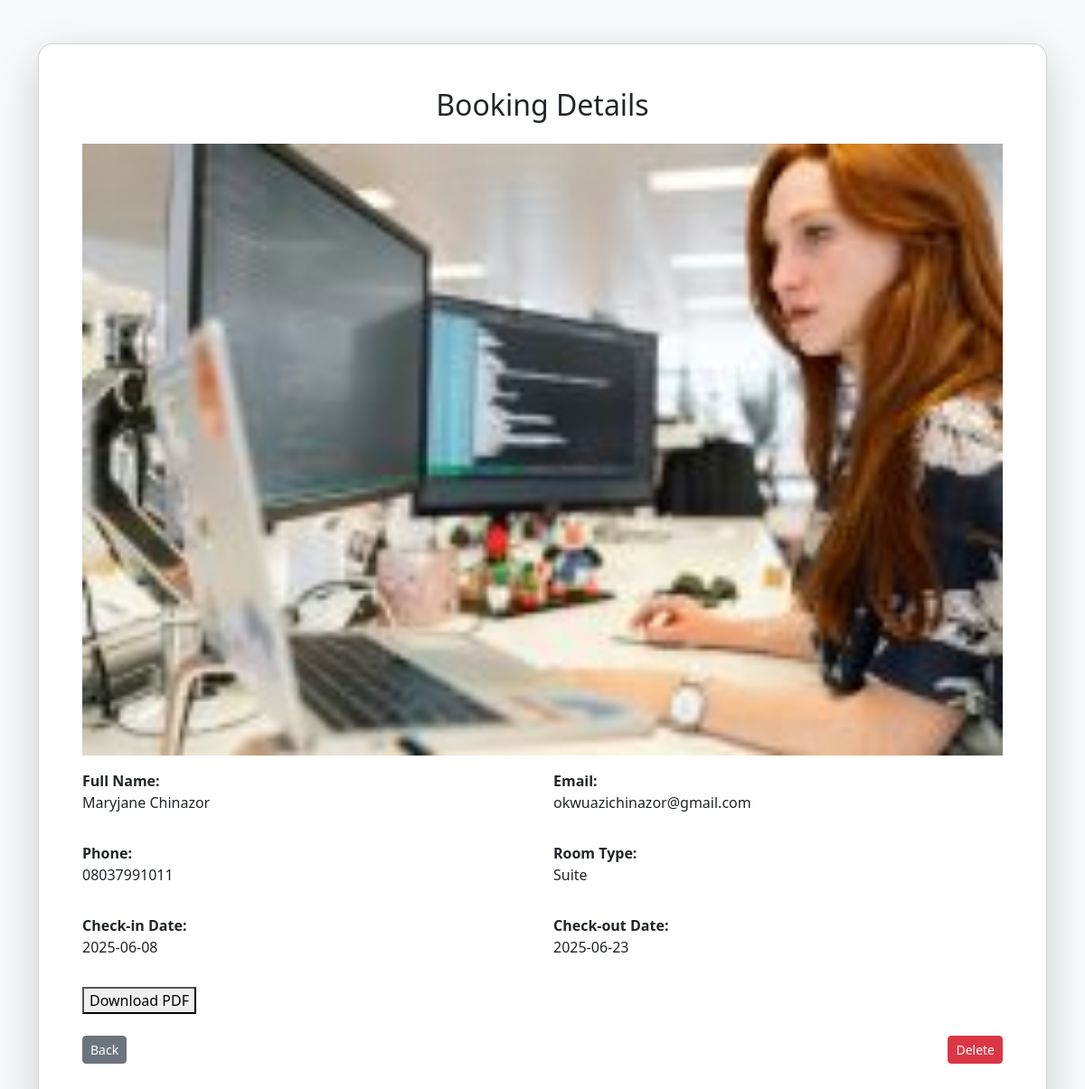
/show.php?id=14 (signed in), run on the app's committed database.
### tables this page shows
CREATE TABLE `booking_records` (
  `id` int(11) NOT NULL,
  `full_name` varchar(255) NOT NULL,
  `email` varchar(255) NOT NULL,
  `phone_number` varchar(11) NOT NULL,
  `room_type` varchar(255) NOT NULL,
  `check_in_date` date NOT NULL,
  `check_out_date` date NOT NULL,
  `image_file` varchar(255) NOT NULL
);

### includes/get_booking_record_id.php (called while the page is built)
<?php
function getBookingRecordById($conn, $id)
{
    $sql = "SELECT * FROM booking_records WHERE id = ?";
    $stmt = mysqli_prepare($conn, $sql);
    mysqli_stmt_bind_param($stmt, 'i', $id);
    mysqli_stmt_execute($stmt);
    $get_result = mysqli_stmt_get_result($stmt);
    $data = mysqli_fetch_assoc($get_result);
    return $data;
}

### show.php (the view, shortened to what this page needs)
<?php
require_once "includes/db_connect.php";
require_once "includes/get_booking_record_id.php";
$id = $_GET['id'];
$conn = connectDB();
$data = getBookingRecordById($conn, $id);
?>
<!DOCTYPE html>
<html lang="en">
<head>
  <link href="https://cdn.jsdelivr.net/npm/bootstrap@5.3.6/dist/css/bootstrap.min.css" rel="stylesheet" />
</head>
<body class="bg-light">
  <div class="container py-5">
    <div class="card shadow-lg rounded-4">
      <div class="card-body p-5">
        <h2 class="text-center mb-4">Booking Details</h2>
        <div class="row mb-3">
          <img src="http://localhost/Hotel_Booking_Management_System/uploads/<?= htmlspecialchars($data['image_file']) ?>" alt="">
        </div>
        <div class="row mb-3">
          <div class="col-md-6">
            <strong>Full Name:</strong>
            <p><?= htmlspecialchars($data['full_name']) ?></p>
          </div>
          <div class="col-md-6">
            <strong>Email:</strong>
            <p><?= htmlspecialchars($data['email']) ?></p>
          </div>
        </div>
        <div class="row mb-3">
          <div class="col-md-6">
            <strong>Phone:</strong>
            <p><?= htmlspecialchars($data['phone_number']) ?></p>
          </div>
          <div class="col-md-6">
            <strong>Room Type:</strong>
            <p><?= htmlspecialchars($data['room_type']) ?></p>
          </div>
        </div>
        <div class="row mb-3">
          <div class="col-md-6">
            <strong>Check-in Date:</strong>
            <p><?= htmlspecialchars($data['check_in_date']) ?></p>
          </div>
          <div class="col-md-6">
            <strong>Check-out Date:</strong>
            <p><?= htmlspecialchars($data['check_out_date']) ?></p>
          </div>
        </div>
        <div class="row mb-3">
          <div class="col-md-6">
            <form method="POST">
              <button type="submit" name="download">Download PDF</button>
            </form>
          </div>
          <div class="d-flex justify-content-between mt-4">
            <a href="index_records.php" class="btn btn-secondary btn-sm">Back</a>
            <a href="delete.php?id=<?= $id ?>" class="btn btn-danger btn-sm">Delete</a>
          </div>
        </div>
      </div>
    </div>
</body>
</html>

### data on the page
booking_records: image_file (picture), full_name "Maryjane Chinazor", email "okwuazichinazor@gmail.com", phone_number "08037991011", room_type "Suite", check_in_date "2025-06-08", check_out_date "2025-06-23"
